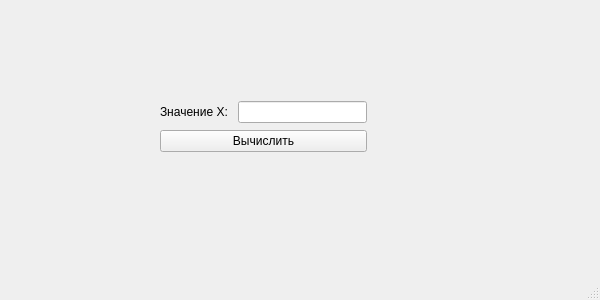
<?xml version="1.0" encoding="UTF-8"?>
<ui version="4.0">
 <class>MainWindow</class>
 <widget class="QMainWindow" name="MainWindow">
  <property name="geometry">
   <rect>
    <x>0</x>
    <y>0</y>
    <width>600</width>
    <height>300</height>
   </rect>
  </property>
  <property name="windowTitle">
   <string>MainWindow</string>
  </property>
  <widget class="QWidget" name="centralwidget">
   <widget class="QWidget" name="">
    <property name="geometry">
     <rect>
      <x>160</x>
      <y>100</y>
      <width>207</width>
      <height>53</height>
     </rect>
    </property>
    <layout class="QVBoxLayout" name="verticalLayout">
     <item>
      <layout class="QHBoxLayout" name="horizontalLayout">
       <item>
        <widget class="QLabel" name="label">
         <property name="text">
          <string>&lt;html&gt;&lt;head/&gt;&lt;body&gt;&lt;p&gt;Значение X: &lt;/p&gt;&lt;/body&gt;&lt;/html&gt;</string>
         </property>
        </widget>
       </item>
       <item>
        <widget class="QLineEdit" name="lineEdit"/>
       </item>
      </layout>
     </item>
     <item>
      <widget class="QPushButton" name="pushButton">
       <property name="text">
        <string>Вычислить</string>
       </property>
      </widget>
     </item>
    </layout>
   </widget>
  </widget>
  <widget class="QMenuBar" name="menubar">
   <property name="geometry">
    <rect>
     <x>0</x>
     <y>0</y>
     <width>600</width>
     <height>21</height>
    </rect>
   </property>
  </widget>
  <widget class="QStatusBar" name="statusbar"/>
 </widget>
 <resources/>
 <connections/>
</ui>
